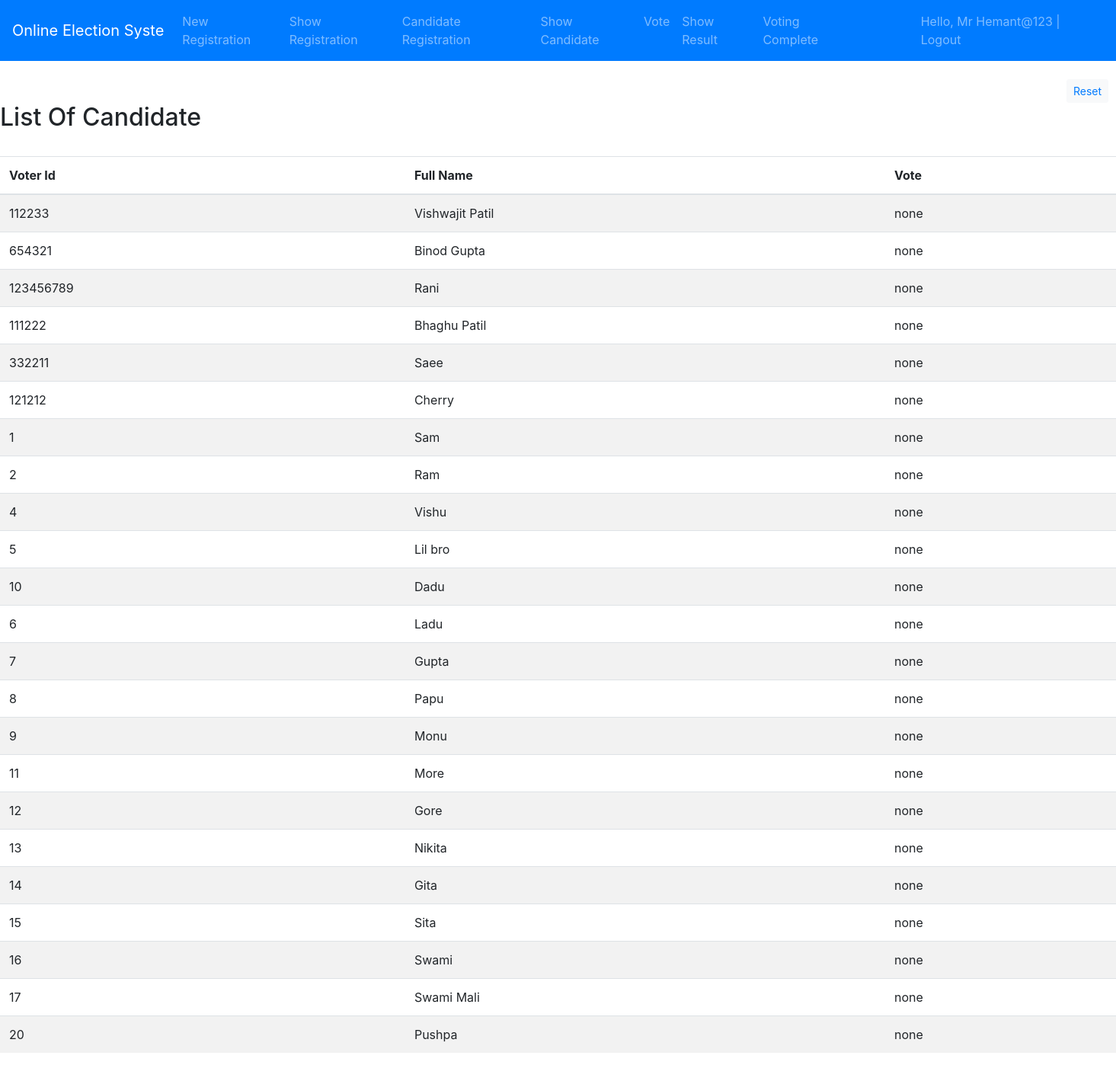
The app's page /a1/scv/ (signed in) with its own data.
### Election_System/models.py (models this page shows, shortened)
class Completedvote(models.Model):
    voterid = models.IntegerField()
    fullname = models.CharField(max_length=200)
    vote = models.CharField(default='none', max_length=100)

### Election_System/views.py (the view)
# urls.py: path('scv/',showcompletedvote_view,name='showcompletedvote_view_url'),
@login_required(login_url='login_view_url')
def showcompletedvote_view(request):
    data = Completedvote.objects.all()
    template_name = 'Election_System/showcompletedvote.html'
    context = {'data': data}
    return render(request, template_name, context)

### templates/Election_System/showcompletedvote.html (shortened to what this page needs)
{% extends 'base.html' %}
{% block content %}
<button class="btn btn-light btn-sm" style="margin-left:1400px;"><a href = "{% url 'update_completedvote_view_url' %}">Reset</a></button>
<h2>List Of Candidate</h2>
<table class="table table-striped ">
    <thead>
    <tr>
        <th>Voter Id</th>
        <th>Full Name</th>
        <th>Vote</th>
    </tr>
    </thead>
    <tbody>
    {% for i in data %}
    <tr>
        <td>{{i.voterid}}</td>
        <td>{{i.fullname}}</td>
        <td>{{i.vote}}</td>
    </tr>
    {% endfor %}
    </tbody>
</table>
{% endblock %}

### templates/base.html (shortened to what this page needs)
<!DOCTYPE html>
<html lang="en">
<head>
    <link rel="stylesheet" href="https://cdn.jsdelivr.net/npm/bootstrap@4.0.0/dist/css/bootstrap.min.css">
</head>
<body>
    <nav class="navbar navbar-expand-lg navbar-dark bg-primary">
      <a class="navbar-brand" href="#">Online Election Syste</a>
      <div class="collapse navbar-collapse" id="navbarNavAltMarkup">
        <div class="navbar-nav">
            {% if user.is_authenticated %}
          <a class="nav-link" href="{% url 'registration_url' %}">New Registration</a>
          <a class="nav-link" href="{% url 'show_registration_view_url' %}">Show Registration</a>
          <a class="nav-link" href="{% url 'voter_registration_url' %}">Candidate Registration</a>
          <a class="nav-link" href="{% url 'voter_show_registration_view_url' %}">Show Candidate</a>
          <a class="nav-link" href="{% url 'voter_view_url' %}">Vote</a>
          <a class="nav-link" href="{% url 'show_result_view_url' %}">Show Result</a>
          <a class="nav-link" href="{% url 'showcompletedvote_view_url' %}">Voting Complete</a>
          <a class="nav-link" style="margin-left:70px;" href="{% url 'logout_view_url' %}">Hello, Mr {{user.username}}  |  Logout</a>
            {% else %}
          <a class="nav-link" style="margin-left:1000px;" href="{% url 'login_view_url' %}">Login</a>
          <a class="nav-link" href="{% url 'signup_view_url' %}">SignUp</a>
            {% endif %}
        </div>
      </div>
    </nav>
</body>
</html>
{% block content %}
{% endblock %}

### records on screen
Completedvote: voterid "112233", fullname "Vishwajit Patil", vote "none"
Completedvote: voterid "654321", fullname "Binod Gupta", vote "none"
Completedvote: voterid "123456789", fullname "Rani", vote "none"
Completedvote: voterid "111222", fullname "Bhaghu Patil", vote "none"
Completedvote: voterid "332211", fullname "Saee", vote "none"
Completedvote: voterid "121212", fullname "Cherry", vote "none"
Completedvote: voterid "1", fullname "Sam", vote "none"
Completedvote: voterid "2", fullname "Ram", vote "none"
Completedvote: voterid "4", fullname "Vishu", vote "none"
Completedvote: voterid "5", fullname "Lil bro", vote "none"
Completedvote: voterid "10", fullname "Dadu", vote "none"
Completedvote: voterid "6", fullname "Ladu", vote "none"
Completedvote: voterid "7", fullname "Gupta", vote "none"
Completedvote: voterid "8", fullname "Papu", vote "none"
Completedvote: voterid "9", fullname "Monu", vote "none"
Completedvote: voterid "11", fullname "More", vote "none"
Completedvote: voterid "12", fullname "Gore", vote "none"
Completedvote: voterid "13", fullname "Nikita", vote "none"
Completedvote: voterid "14", fullname "Gita", vote "none"
Completedvote: voterid "15", fullname "Sita", vote "none"
Completedvote: voterid "16", fullname "Swami", vote "none"
Completedvote: voterid "17", fullname "Swami Mali", vote "none"
Completedvote: voterid "20", fullname "Pushpa", vote "none"

### other values on screen
{{ user.username }} "Hemant@123"
